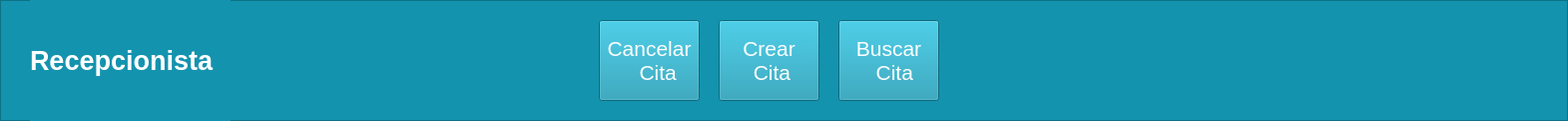
   <widget class="QFrame" name="frame">
    <property name="geometry">
     <rect>
      <x>401</x>
      <y>0</y>
      <width>1571</width>
      <height>121</height>
     </rect>
    </property>
    <property name="styleSheet">
     <string notr="true">background-color: rgb(20, 147, 174);</string>
    </property>
    <property name="frameShape">
     <enum>QFrame::StyledPanel</enum>
    </property>
    <property name="frameShadow">
     <enum>QFrame::Raised</enum>
    </property>
    <widget class="QLabel" name="Title_2">
     <property name="geometry">
      <rect>
       <x>30</x>
       <y>0</y>
       <width>201</width>
       <height>121</height>
      </rect>
     </property>
     <property name="palette">
      <palette>
       <active>
        <colorrole role="WindowText">
         <brush brushstyle="SolidPattern">
          <color alpha="255">
           <red>255</red>
           <green>255</green>
           <blue>255</blue>
          </color>
         </brush>
        </colorrole>
        <colorrole role="Button">
         <brush brushstyle="SolidPattern">
          <color alpha="255">
           <red>20</red>
           <green>147</green>
           <blue>174</blue>
          </color>
         </brush>
        </colorrole>
        <colorrole role="Base">
         <brush brushstyle="SolidPattern">
          <color alpha="255">
           <red>20</red>
           <green>147</green>
           <blue>174</blue>
          </color>
         </brush>
        </colorrole>
        <colorrole role="Window">
         <brush brushstyle="SolidPattern">
          <color alpha="255">
           <red>20</red>
           <green>147</green>
           <blue>174</blue>
          </color>
         </brush>
        </colorrole>
       </active>
       <inactive>
        <colorrole role="WindowText">
         <brush brushstyle="SolidPattern">
          <color alpha="255">
           <red>255</red>
           <green>255</green>
           <blue>255</blue>
          </color>
         </brush>
        </colorrole>
        <colorrole role="Button">
         <brush brushstyle="SolidPattern">
          <color alpha="255">
           <red>20</red>
           <green>147</green>
           <blue>174</blue>
          </color>
         </brush>
        </colorrole>
        <colorrole role="Base">
         <brush brushstyle="SolidPattern">
          <color alpha="255">
           <red>20</red>
           <green>147</green>
           <blue>174</blue>
          </color>
         </brush>
        </colorrole>
        <colorrole role="Window">
         <brush brushstyle="SolidPattern">
          <color alpha="255">
           <red>20</red>
           <green>147</green>
           <blue>174</blue>
          </color>
         </brush>
        </colorrole>
       </inactive>
       <disabled>
        <colorrole role="WindowText">
         <brush brushstyle="SolidPattern">
          <color alpha="255">
           <red>120</red>
           <green>120</green>
           <blue>120</blue>
          </color>
         </brush>
        </colorrole>
        <colorrole role="Button">
         <brush brushstyle="SolidPattern">
          <color alpha="255">
           <red>20</red>
           <green>147</green>
           <blue>174</blue>
          </color>
         </brush>
        </colorrole>
        <colorrole role="Base">
         <brush brushstyle="SolidPattern">
          <color alpha="255">
           <red>20</red>
           <green>147</green>
           <blue>174</blue>
          </color>
         </brush>
        </colorrole>
        <colorrole role="Window">
         <brush brushstyle="SolidPattern">
          <color alpha="255">
           <red>20</red>
           <green>147</green>
           <blue>174</blue>
          </color>
         </brush>
        </colorrole>
       </disabled>
      </palette>
     </property>
     <property name="font">
      <font>
       <family>MS Shell Dlg 2</family>
       <pointsize>20</pointsize>
       <weight>75</weight>
       <italic>false</italic>
       <bold>true</bold>
       <strikeout>false</strikeout>
      </font>
     </property>
     <property name="text">
      <string>Recepcionista</string>
     </property>
    </widget>
    <widget class="QPushButton" name="botCanCitRec">
     <property name="geometry">
      <rect>
       <x>600</x>
       <y>20</y>
       <width>101</width>
       <height>81</height>
      </rect>
     </property>
     <property name="palette">
      <palette>
       <active>
        <colorrole role="Button">
         <brush brushstyle="SolidPattern">
          <color alpha="255">
           <red>20</red>
           <green>147</green>
           <blue>174</blue>
          </color>
         </brush>
        </colorrole>
        <colorrole role="Text">
         <brush brushstyle="SolidPattern">
          <color alpha="255">
           <red>255</red>
           <green>255</green>
           <blue>255</blue>
          </color>
         </brush>
        </colorrole>
        <colorrole role="ButtonText">
         <brush brushstyle="SolidPattern">
          <color alpha="255">
           <red>255</red>
           <green>255</green>
           <blue>255</blue>
          </color>
         </brush>
        </colorrole>
        <colorrole role="Base">
         <brush brushstyle="SolidPattern">
          <color alpha="255">
           <red>20</red>
           <green>147</green>
           <blue>174</blue>
          </color>
         </brush>
        </colorrole>
        <colorrole role="Window">
         <brush brushstyle="SolidPattern">
          <color alpha="255">
           <red>20</red>
           <green>147</green>
           <blue>174</blue>
          </color>
         </brush>
        </colorrole>
        <colorrole role="PlaceholderText">
         <brush brushstyle="SolidPattern">
          <color alpha="128">
           <red>255</red>
           <green>255</green>
           <blue>255</blue>
          </color>
         </brush>
        </colorrole>
       </active>
       <inactive>
        <colorrole role="Button">
         <brush brushstyle="SolidPattern">
          <color alpha="255">
           <red>20</red>
           <green>147</green>
           <blue>174</blue>
          </color>
         </brush>
        </colorrole>
        <colorrole role="Text">
         <brush brushstyle="SolidPattern">
          <color alpha="255">
           <red>255</red>
           <green>255</green>
           <blue>255</blue>
          </color>
         </brush>
        </colorrole>
        <colorrole role="ButtonText">
         <brush brushstyle="SolidPattern">
          <color alpha="255">
           <red>255</red>
           <green>255</green>
           <blue>255</blue>
          </color>
         </brush>
        </colorrole>
        <colorrole role="Base">
         <brush brushstyle="SolidPattern">
          <color alpha="255">
           <red>20</red>
           <green>147</green>
           <blue>174</blue>
          </color>
         </brush>
        </colorrole>
        <colorrole role="Window">
         <brush brushstyle="SolidPattern">
          <color alpha="255">
           <red>20</red>
           <green>147</green>
           <blue>174</blue>
          </color>
         </brush>
        </colorrole>
        <colorrole role="PlaceholderText">
         <brush brushstyle="SolidPattern">
          <color alpha="128">
           <red>255</red>
           <green>255</green>
           <blue>255</blue>
          </color>
         </brush>
        </colorrole>
       </inactive>
       <disabled>
        <colorrole role="Button">
         <brush brushstyle="SolidPattern">
          <color alpha="255">
           <red>20</red>
           <green>147</green>
           <blue>174</blue>
          </color>
         </brush>
        </colorrole>
        <colorrole role="Text">
         <brush brushstyle="SolidPattern">
          <color alpha="255">
           <red>120</red>
           <green>120</green>
           <blue>120</blue>
          </color>
         </brush>
        </colorrole>
        <colorrole role="ButtonText">
         <brush brushstyle="SolidPattern">
          <color alpha="255">
           <red>120</red>
           <green>120</green>
           <blue>120</blue>
          </color>
         </brush>
        </colorrole>
        <colorrole role="Base">
         <brush brushstyle="SolidPattern">
          <color alpha="255">
           <red>20</red>
           <green>147</green>
           <blue>174</blue>
          </color>
         </brush>
        </colorrole>
        <colorrole role="Window">
         <brush brushstyle="SolidPattern">
          <color alpha="255">
           <red>20</red>
           <green>147</green>
           <blue>174</blue>
          </color>
         </brush>
        </colorrole>
        <colorrole role="PlaceholderText">
         <brush brushstyle="SolidPattern">
          <color alpha="128">
           <red>0</red>
           <green>0</green>
           <blue>0</blue>
          </color>
         </brush>
        </colorrole>
       </disabled>
      </palette>
     </property>
     <property name="font">
      <font>
       <pointsize>16</pointsize>
      </font>
     </property>
     <property name="styleSheet">
      <string notr="true">background-color: rgb(20, 147, 174);</string>
     </property>
     <property name="text">
      <string>Cancelar
   Cita</string>
     </property>
     <property name="icon">
      <iconset>
       <normaloff>../../Downloads/uco/POO/entornoVirtual/_92127008_thinkstockphotos-615094882.jpg</normaloff>../../Downloads/uco/POO/entornoVirtual/_92127008_thinkstockphotos-615094882.jpg</iconset>
     </property>
     <property name="iconSize">
      <size>
       <width>35</width>
       <height>30</height>
      </size>
     </property>
    </widget>
    <widget class="QPushButton" name="botCreCitRec">
     <property name="geometry">
      <rect>
       <x>720</x>
       <y>20</y>
       <width>101</width>
       <height>81</height>
      </rect>
     </property>
     <property name="palette">
      <palette>
       <active>
        <colorrole role="Button">
         <brush brushstyle="SolidPattern">
          <color alpha="255">
           <red>20</red>
           <green>147</green>
           <blue>174</blue>
          </color>
         </brush>
        </colorrole>
        <colorrole role="Text">
         <brush brushstyle="SolidPattern">
          <color alpha="255">
           <red>255</red>
           <green>255</green>
           <blue>255</blue>
          </color>
         </brush>
        </colorrole>
        <colorrole role="ButtonText">
         <brush brushstyle="SolidPattern">
          <color alpha="255">
           <red>255</red>
           <green>255</green>
           <blue>255</blue>
          </color>
         </brush>
        </colorrole>
        <colorrole role="Base">
         <brush brushstyle="SolidPattern">
          <color alpha="255">
           <red>20</red>
           <green>147</green>
           <blue>174</blue>
          </color>
         </brush>
        </colorrole>
        <colorrole role="Window">
         <brush brushstyle="SolidPattern">
          <color alpha="255">
           <red>20</red>
           <green>147</green>
           <blue>174</blue>
          </color>
         </brush>
        </colorrole>
        <colorrole role="PlaceholderText">
         <brush brushstyle="SolidPattern">
          <color alpha="128">
           <red>255</red>
           <green>255</green>
           <blue>255</blue>
          </color>
         </brush>
        </colorrole>
       </active>
       <inactive>
        <colorrole role="Button">
         <brush brushstyle="SolidPattern">
          <color alpha="255">
           <red>20</red>
           <green>147</green>
           <blue>174</blue>
          </color>
         </brush>
        </colorrole>
        <colorrole role="Text">
         <brush brushstyle="SolidPattern">
          <color alpha="255">
           <red>255</red>
           <green>255</green>
           <blue>255</blue>
          </color>
         </brush>
        </colorrole>
        <colorrole role="ButtonText">
         <brush brushstyle="SolidPattern">
          <color alpha="255">
           <red>255</red>
           <green>255</green>
           <blue>255</blue>
          </color>
         </brush>
        </colorrole>
        <colorrole role="Base">
         <brush brushstyle="SolidPattern">
          <color alpha="255">
           <red>20</red>
           <green>147</green>
           <blue>174</blue>
          </color>
         </brush>
        </colorrole>
        <colorrole role="Window">
         <brush brushstyle="SolidPattern">
          <color alpha="255">
           <red>20</red>
           <green>147</green>
           <blue>174</blue>
          </color>
         </brush>
        </colorrole>
        <colorrole role="PlaceholderText">
         <brush brushstyle="SolidPattern">
          <color alpha="128">
           <red>255</red>
           <green>255</green>
           <blue>255</blue>
          </color>
         </brush>
        </colorrole>
       </inactive>
       <disabled>
        <colorrole role="Button">
         <brush brushstyle="SolidPattern">
          <color alpha="255">
           <red>20</red>
           <green>147</green>
           <blue>174</blue>
          </color>
         </brush>
        </colorrole>
        <colorrole role="Text">
         <brush brushstyle="SolidPattern">
          <color alpha="255">
           <red>120</red>
           <green>120</green>
           <blue>120</blue>
          </color>
         </brush>
        </colorrole>
        <colorrole role="ButtonText">
         <brush brushstyle="SolidPattern">
          <color alpha="255">
           <red>120</red>
           <green>120</green>
           <blue>120</blue>
          </color>
         </brush>
        </colorrole>
        <colorrole role="Base">
         <brush brushstyle="SolidPattern">
          <color alpha="255">
           <red>20</red>
           <green>147</green>
           <blue>174</blue>
          </color>
         </brush>
        </colorrole>
        <colorrole role="Window">
         <brush brushstyle="SolidPattern">
          <color alpha="255">
           <red>20</red>
           <green>147</green>
           <blue>174</blue>
          </color>
         </brush>
        </colorrole>
        <colorrole role="PlaceholderText">
         <brush brushstyle="SolidPattern">
          <color alpha="128">
           <red>0</red>
           <green>0</green>
           <blue>0</blue>
          </color>
         </brush>
        </colorrole>
       </disabled>
      </palette>
     </property>
     <property name="font">
      <font>
       <pointsize>16</pointsize>
      </font>
     </property>
     <property name="styleSheet">
      <string notr="true">background-color: rgb(20, 147, 174);</string>
     </property>
     <property name="text">
      <string>Crear
 Cita</string>
     </property>
     <property name="icon">
      <iconset>
       <normaloff>../../Downloads/uco/POO/entornoVirtual/_92127008_thinkstockphotos-615094882.jpg</normaloff>../../Downloads/uco/POO/entornoVirtual/_92127008_thinkstockphotos-615094882.jpg</iconset>
     </property>
     <property name="iconSize">
      <size>
       <width>35</width>
       <height>30</height>
      </size>
     </property>
    </widget>
    <widget class="QPushButton" name="botBusCitRec">
     <property name="geometry">
      <rect>
       <x>840</x>
       <y>20</y>
       <width>101</width>
       <height>81</height>
      </rect>
     </property>
     <property name="palette">
      <palette>
       <active>
        <colorrole role="Button">
         <brush brushstyle="SolidPattern">
          <color alpha="255">
           <red>20</red>
           <green>147</green>
           <blue>174</blue>
          </color>
         </brush>
        </colorrole>
        <colorrole role="Text">
         <brush brushstyle="SolidPattern">
          <color alpha="255">
           <red>255</red>
           <green>255</green>
           <blue>255</blue>
          </color>
         </brush>
        </colorrole>
        <colorrole role="ButtonText">
         <brush brushstyle="SolidPattern">
          <color alpha="255">
           <red>255</red>
           <green>255</green>
           <blue>255</blue>
          </color>
         </brush>
        </colorrole>
        <colorrole role="Base">
         <brush brushstyle="SolidPattern">
          <color alpha="255">
           <red>20</red>
           <green>147</green>
           <blue>174</blue>
          </color>
         </brush>
        </colorrole>
        <colorrole role="Window">
         <brush brushstyle="SolidPattern">
          <color alpha="255">
           <red>20</red>
           <green>147</green>
           <blue>174</blue>
          </color>
         </brush>
        </colorrole>
        <colorrole role="PlaceholderText">
         <brush brushstyle="SolidPattern">
          <color alpha="128">
           <red>255</red>
           <green>255</green>
           <blue>255</blue>
          </color>
         </brush>
        </colorrole>
       </active>
       <inactive>
        <colorrole role="Button">
         <brush brushstyle="SolidPattern">
          <color alpha="255">
           <red>20</red>
           <green>147</green>
           <blue>174</blue>
          </color>
         </brush>
        </colorrole>
        <colorrole role="Text">
         <brush brushstyle="SolidPattern">
          <color alpha="255">
           <red>255</red>
           <green>255</green>
           <blue>255</blue>
          </color>
         </brush>
        </colorrole>
        <colorrole role="ButtonText">
         <brush brushstyle="SolidPattern">
          <color alpha="255">
           <red>255</red>
           <green>255</green>
           <blue>255</blue>
          </color>
         </brush>
        </colorrole>
        <colorrole role="Base">
         <brush brushstyle="SolidPattern">
          <color alpha="255">
           <red>20</red>
           <green>147</green>
           <blue>174</blue>
          </color>
         </brush>
        </colorrole>
        <colorrole role="Window">
         <brush brushstyle="SolidPattern">
          <color alpha="255">
           <red>20</red>
           <green>147</green>
           <blue>174</blue>
          </color>
         </brush>
        </colorrole>
        <colorrole role="PlaceholderText">
         <brush brushstyle="SolidPattern">
          <color alpha="128">
           <red>255</red>
           <green>255</green>
           <blue>255</blue>
          </color>
         </brush>
        </colorrole>
       </inactive>
       <disabled>
        <colorrole role="Button">
         <brush brushstyle="SolidPattern">
          <color alpha="255">
           <red>20</red>
           <green>147</green>
           <blue>174</blue>
          </color>
         </brush>
        </colorrole>
        <colorrole role="Text">
         <brush brushstyle="SolidPattern">
          <color alpha="255">
           <red>120</red>
           <green>120</green>
           <blue>120</blue>
          </color>
         </brush>
        </colorrole>
        <colorrole role="ButtonText">
         <brush brushstyle="SolidPattern">
          <color alpha="255">
           <red>120</red>
           <green>120</green>
           <blue>120</blue>
          </color>
         </brush>
        </colorrole>
        <colorrole role="Base">
         <brush brushstyle="SolidPattern">
          <color alpha="255">
           <red>20</red>
           <green>147</green>
           <blue>174</blue>
          </color>
         </brush>
        </colorrole>
        <colorrole role="Window">
         <brush brushstyle="SolidPattern">
          <color alpha="255">
           <red>20</red>
           <green>147</green>
           <blue>174</blue>
          </color>
         </brush>
        </colorrole>
        <colorrole role="PlaceholderText">
         <brush brushstyle="SolidPattern">
          <color alpha="128">
           <red>0</red>
           <green>0</green>
           <blue>0</blue>
          </color>
         </brush>
        </colorrole>
       </disabled>
      </palette>
     </property>
     <property name="font">
      <font>
       <pointsize>16</pointsize>
      </font>
     </property>
     <property name="styleSheet">
      <string notr="true">background-color: rgb(20, 147, 174);</string>
     </property>
     <property name="text">
      <string>Buscar
  Cita</string>
     </property>
     <property name="icon">
      <iconset>
       <normaloff>../../Downloads/uco/POO/entornoVirtual/_92127008_thinkstockphotos-615094882.jpg</normaloff>../../Downloads/uco/POO/entornoVirtual/_92127008_thinkstockphotos-615094882.jpg</iconset>
     </property>
     <property name="iconSize">
      <size>
       <width>35</width>
       <height>30</height>
      </size>
     </property>
    </widget>
   </widget>
